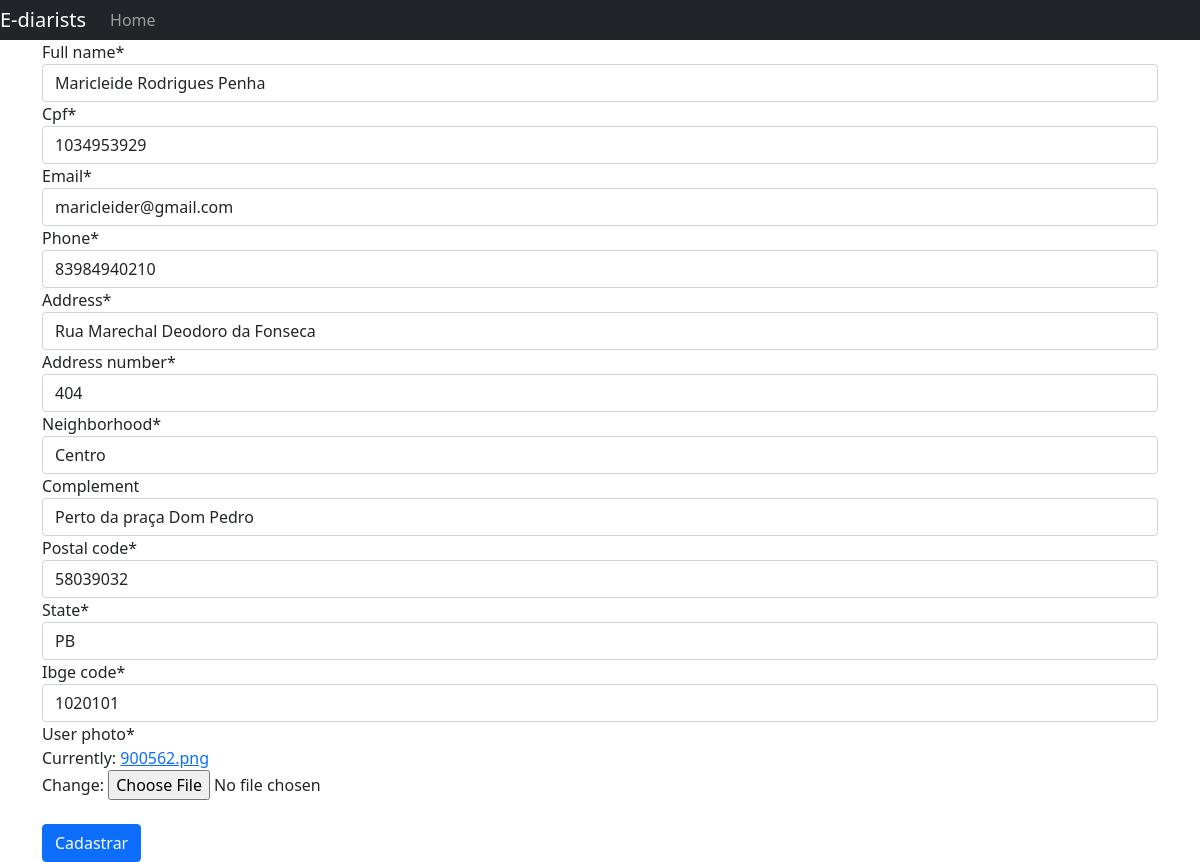
Page /ediarists/edit_diarist/1 on the committed database.
### ediarists_adm/models.py (models this page shows)
class Diarist(models.Model):
    full_name = models.CharField(max_length=100, null=False, blank=False)
    cpf = models.CharField(max_length=11, null=False, blank=False, unique=True)
    email = models.EmailField(null=False, blank=False, unique=True)
    phone = models.CharField(max_length=11, null=False, blank=False)
    address = models.CharField(max_length=60, null=False, blank=False)
    address_number = models.IntegerField(null=False, blank=False)
    neighborhood = models.CharField(max_length=30, null=False, blank=False)
    complement = models.CharField(max_length=100, null=False, blank=True)
    postal_code = models.CharField(max_length=8, null=False, blank=False)
    state = models.CharField(max_length=2, null=False, blank=False)
    ibge_code = models.IntegerField(null=False, blank=False)
    user_photo = models.ImageField(null=False)

### ediarists_adm/views.py (the view)
# urls.py: path('edit_diarist/<int:diarist_id>', edit_diarist, name='edit_diarist'),
def edit_diarist(req, diarist_id):
    diarist = Diarist.objects.get(id=diarist_id)
    if req.method == 'POST':
        form = diarist_form.DiaristForm(req.POST or None, req.FILES, instance=diarist)
        if form.is_valid():
            form.save()
            return redirect('list_diarists')
    else:
        form = diarist_form.DiaristForm(instance=diarist)
    return render(req, 'diarist_form.html', { 'diarist_form': form})

### ediarists_adm/forms/diarist_form.py (shortened to what this page needs)
class DiaristForm(forms.ModelForm):
    cpf = forms.CharField(widget=forms.TextInput(attrs={'data-mask': '000.000.000-00'}))
    postal_code = forms.CharField(widget=forms.TextInput(attrs={'data-mask': '00000-000'}))
    phone = forms.CharField(widget=forms.TextInput(attrs={'data-mask': '(00) 00000-0000'}))
    class Meta:
        model = Diarist
        fields = '__all__'

### ediarists_adm/templates/diarist_form.html (shortened to what this page needs)
{% extends 'base.html' %}
{% load crispy_forms_tags %}
{% block content %}
    <form method="post" enctype="multipart/form-data">
        {{diarist_form|crispy}}
        <button type="submit" class="btn btn-primary mt-4">Cadastrar</button>
    </form>
{% endblock content %}

### rows in the picture
Diarist: full_name "Maricleide Rodrigues Penha", cpf "1034953929", email "maricleider@gmail.com", phone "83984940210", address "Rua Marechal Deodoro da Fonseca", address_number "404", neighborhood "Centro", complement "Perto da praça Dom Pedro", postal_code "58039032", state "PB", ibge_code "1020101"
